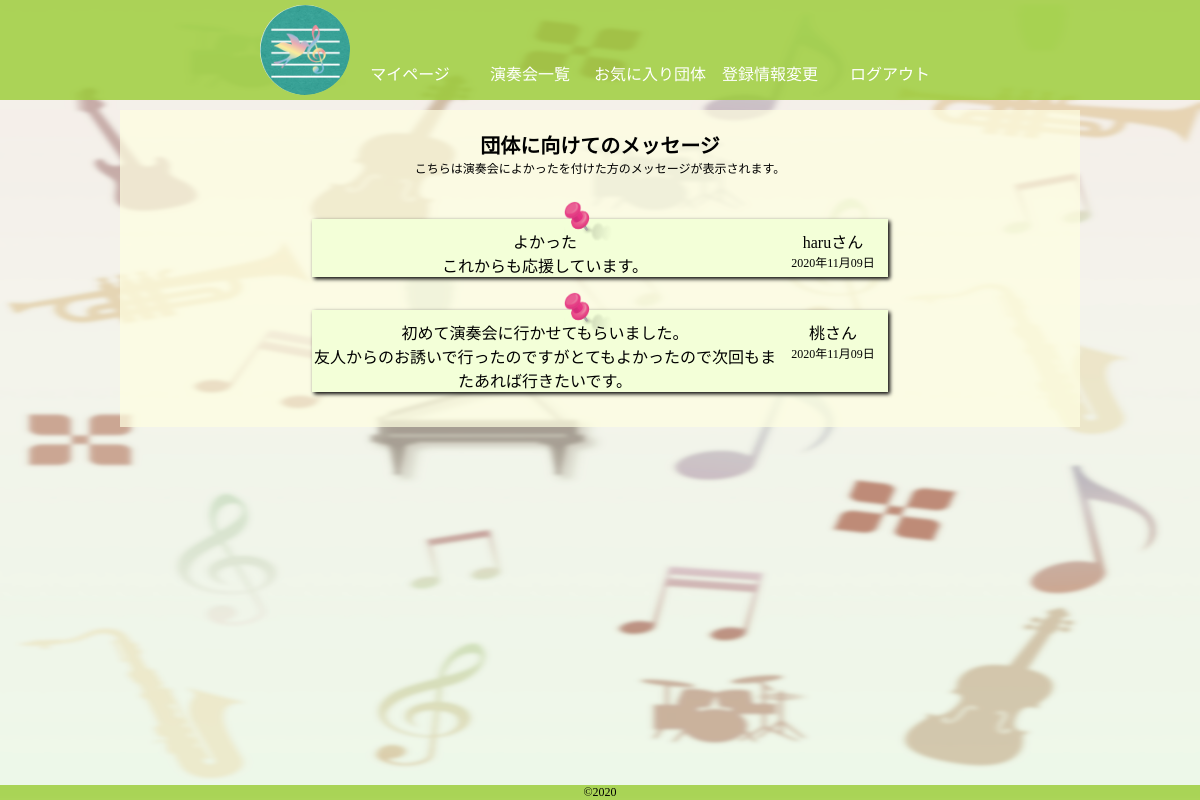
The app's page /html/message.php?promote_id=3 (signed in) with its own data.
### tables this page shows
CREATE TABLE `message` (
  `id` int(11) NOT NULL,
  `user_id` int(11) NOT NULL,
  `name` varchar(30) NOT NULL,
  `promote_id` int(11) NOT NULL,
  `messages` varchar(255) NOT NULL,
  `created_at` timestamp NULL DEFAULT NULL
);

### config/config.php (called while the page is built)
<?php
$host = 'localhost';
$dbname = 'create_php';
$user = 'root';
$pass = 'root';

### model/DB.php (called while the page is built, shortened)
<?php
class DB{
  private $host;
  private $dbname;
  private $user;
  private $pass;
  public function __construct($host,$dbname,$user,$pass){
    $this->host = $host;
    $this->dbname = $dbname;
    $this->user = $user;
    $this->pass = $pass;
  }
  public function connectDb(){
    $this->connect = new PDO('mysql:dbname='.$this->dbname.';host='.$this->host.';charset=utf8',$this->user,$this->pass);
  }
}

### model/Message.php (called while the page is built, shortened)
<?php
require_once "DB.php";
class Message extends DB{
  public function findAll($id){
    $sql = 'SELECT name,messages,DATE_FORMAT(created_at,"%Y年%m月%d日") AS created_at FROM message WHERE promote_id = :id';
    $stmt = $this->connect->prepare($sql);
    $params = array(':id' => $id);
    $stmt->execute($params);
    $result = $stmt->fetchAll();
    return $result;
  }
}

### html/message.php (the view, shortened to what this page needs)
<?php
require_once "../config/config.php";
require_once "../model/Message.php";
try{
  $Message = new Message($host,$dbname,$user,$pass);
  $Message->connectDb();
  if(isset($_GET['promote_id'])){
    $result = $Message->findAll($_GET['promote_id']);
  }
  else{
    $result = $Message->findAll($_SESSION['log']['id']);
  }
}
catch(PDOException $e){
  echo 'エラー'.$e->getMessage();
}
?>
<!DOCTYPE html>
<html lang="ja">
  <head>
    <link rel="stylesheet" type="text/css" href="../css/base.css">
    <link rel="stylesheet" type="text/css" href="../css/message.css">
  </head>
  <body>
    <?php
    if($_SESSION['log']['role'] === '2'){
      require_once "header.php";
    }
    elseif($_SESSION['log']['role'] === '0'){
      require_once "../ordinary/header.php";
    }
    elseif($_SESSION['log']['role'] === '1'){
      require_once "../promote/header.php";
    }
    ?>
    <div class="login">
      <div class="wrap">
        <p class="p_head">団体に向けてのメッセージ</p>
        <p class="size12">こちらは演奏会によかったを付けた方のメッセージが表示されます。</p>
        <p>　</p>
        <?php foreach ($result as $row):?>
          <img class="pin1" src="../image/image10.png" alt="ピン">
          <div id="sukima"></div>
          <div class="list">
            <h3><?= $row['messages']?></h3>
            <div class="flex">
              <p><?= $row['name']?>さん</p>
              <p class="size12"><?= $row['created_at']?></p>
            </div>
          </div>
        <?php endforeach;?>
      </div>
    </div>
    <?php
    require_once "../html/footer.php";
    ?>
  </body>
</html>

### css/base.css (style rules this page uses)
body, h1, h2, h3, h4, h5, h6, p, address, ul, ol, li, dl, dt, dd, img, form, table, tr, th, td { margin: 0; padding: 0; border: none; font-style: normal; font-weight: normal; font-size: 100%; text-align: left; list-style-type: none; border-collapse: collapse; }
img { border-style: none; display: block; }
body { font-family:'ヒラギノ角ゴ Pro W3','Hiragino Kaku Gothic Pro','メイリオ',Meiryo,'ＭＳ Ｐゴシック',sans-serif; }
* { -webkit-box-sizing: border-box; -moz-box-sizing: border-box; -o-box-sizing: border-box; -ms-box-sizing: border-box; box-sizing: border-box; }
body { font-family: 'ヒラギノ丸ゴ Pro W4'; background-image: url(../image/image8-2-2.png); background-size: 100% 100%; background-repeat: no-repeat; display: flex; flex-flow: column; min-height: 100vh; }
.wrap { width: 60%; margin: 10px auto; padding: 20px 0; background-color: rgba(255,255,225,0.7); }
.p_head { font-size: 20px; font-weight: bold; text-align: center; }
.list { width: 80%; display: flex; margin: 15px auto; padding-top: 10px; box-shadow: 2px 2px 4px; background-color: #F3FFD8; }
@media screen and (max-width: 1300px) { .wrap { width: 80%; } }
@media screen and (max-width: 1300px) { .list { width: 90%; } }

### css/message.css (style rules this page uses)
p { text-align: center; }
h3 { white-space: pre-wrap; margin-left: auto; text-align: center; }
#sukima { height: 3px; }
.pin1 { width: 50px; height: 40px; position: absolute; left: 47%; }
.size12 { font-size: 12px; }
.list { width: 60%; }
.flex { min-width: 110px; margin-left: auto; }
.flex p { margin: 0 5px; }

### records on screen
message: messages "よかった これからも応援しています。", name "haru", created_at "2020年11月09日"
message: messages "初めて演奏会に行かせてもらいました。 友人からのお誘いで行ったのですがとてもよかったので次回もまたあれば行きたいです。", name "桃", created_at "2020年11月09日"
